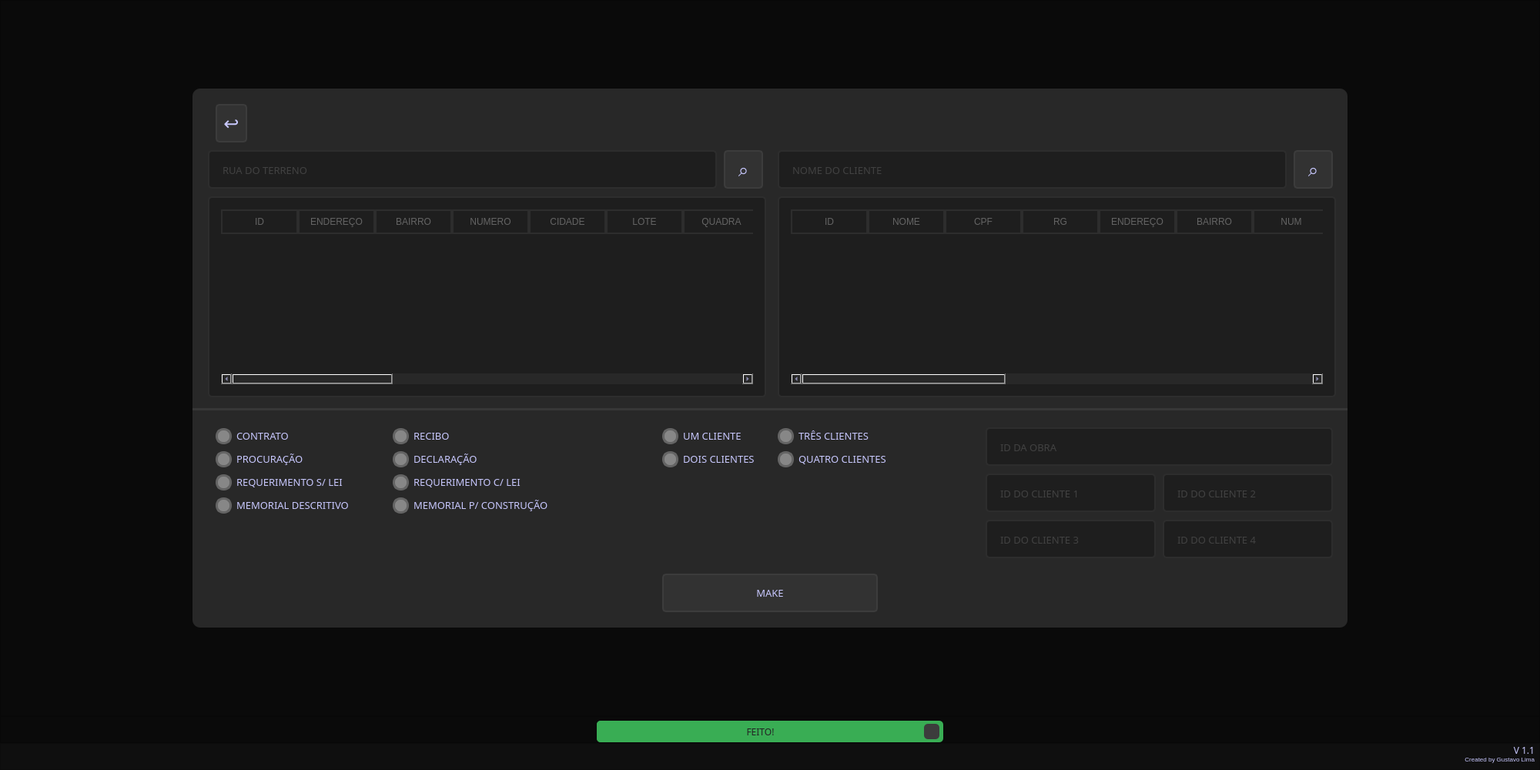
<?xml version="1.0" encoding="UTF-8"?>
<ui version="4.0">
 <class>MainWindow</class>
 <widget class="QMainWindow" name="MainWindow">
  <property name="geometry">
   <rect>
    <x>0</x>
    <y>0</y>
    <width>2000</width>
    <height>1000</height>
   </rect>
  </property>
  <property name="minimumSize">
   <size>
    <width>2000</width>
    <height>700</height>
   </size>
  </property>
  <property name="font">
   <font>
    <family>Quicksand</family>
   </font>
  </property>
  <property name="windowTitle">
   <string>Make Doc</string>
  </property>
  <property name="styleSheet">
   <string notr="true">color:rgb(200, 200, 255);
background-color: rgb(10, 10, 10);</string>
  </property>
  <widget class="QWidget" name="centralwidget">
   <layout class="QVBoxLayout" name="verticalLayout">
    <property name="spacing">
     <number>0</number>
    </property>
    <property name="leftMargin">
     <number>0</number>
    </property>
    <property name="topMargin">
     <number>0</number>
    </property>
    <property name="rightMargin">
     <number>0</number>
    </property>
    <property name="bottomMargin">
     <number>0</number>
    </property>
    <item>
     <widget class="QFrame" name="content">
      <property name="frameShape">
       <enum>QFrame::StyledPanel</enum>
      </property>
      <property name="frameShadow">
       <enum>QFrame::Raised</enum>
      </property>
      <layout class="QHBoxLayout" name="horizontalLayout">
       <item>
        <widget class="QFrame" name="makedoc_area">
         <property name="maximumSize">
          <size>
           <width>1500</width>
           <height>700</height>
          </size>
         </property>
         <property name="styleSheet">
          <string notr="true">background-color: rgb(40, 40, 40);
border-radius: 10px</string>
         </property>
         <property name="frameShape">
          <enum>QFrame::StyledPanel</enum>
         </property>
         <property name="frameShadow">
          <enum>QFrame::Raised</enum>
         </property>
         <widget class="QFrame" name="logo">
          <property name="geometry">
           <rect>
            <x>640</x>
            <y>0</y>
            <width>211</width>
            <height>90</height>
           </rect>
          </property>
          <property name="styleSheet">
           <string notr="true">background-image: url(:/Logo_yellow/Images/logorocha_360x90.png);
background-repeat: no-repeat;
background-position: center;
</string>
          </property>
          <property name="frameShape">
           <enum>QFrame::StyledPanel</enum>
          </property>
          <property name="frameShadow">
           <enum>QFrame::Raised</enum>
          </property>
         </widget>
         <widget class="QCheckBox" name="cbox_1cli">
          <property name="geometry">
           <rect>
            <x>610</x>
            <y>440</y>
            <width>211</width>
            <height>22</height>
           </rect>
          </property>
          <property name="font">
           <font>
            <family>Quicksand</family>
            <pointsize>10</pointsize>
           </font>
          </property>
          <property name="styleSheet">
           <string notr="true">QCheckBox::indicator{
	border: 3px solid rgb(100, 100, 100);
	width: 15px;
	height:15px;
	border-radius: 10px;
	background-color: rgb(135, 135, 135);
}
QCheckBox::indicator:checked{
	border: 3px solid rgb(195, 156, 0);
	background-color: rgb(255, 255, 127);
}</string>
          </property>
          <property name="text">
           <string>UM CLIENTE</string>
          </property>
         </widget>
         <widget class="QCheckBox" name="cbox_2cli">
          <property name="geometry">
           <rect>
            <x>610</x>
            <y>470</y>
            <width>211</width>
            <height>22</height>
           </rect>
          </property>
          <property name="font">
           <font>
            <family>Quicksand</family>
            <pointsize>10</pointsize>
           </font>
          </property>
          <property name="styleSheet">
           <string notr="true">QCheckBox::indicator{
	border: 3px solid rgb(100, 100, 100);
	width: 15px;
	height:15px;
	border-radius: 10px;
	background-color: rgb(135, 135, 135);
}
QCheckBox::indicator:checked{
	border: 3px solid rgb(195, 156, 0);
	background-color: rgb(255, 255, 127);
}</string>
          </property>
          <property name="text">
           <string>DOIS CLIENTES</string>
          </property>
         </widget>
         <widget class="QCheckBox" name="cbox_3cli">
          <property name="geometry">
           <rect>
            <x>760</x>
            <y>440</y>
            <width>211</width>
            <height>22</height>
           </rect>
          </property>
          <property name="font">
           <font>
            <family>Quicksand</family>
            <pointsize>10</pointsize>
           </font>
          </property>
          <property name="styleSheet">
           <string notr="true">QCheckBox::indicator{
	border: 3px solid rgb(100, 100, 100);
	width: 15px;
	height:15px;
	border-radius: 10px;
	background-color: rgb(135, 135, 135);
}
QCheckBox::indicator:checked{
	border: 3px solid rgb(195, 156, 0);
	background-color: rgb(255, 255, 127);
}</string>
          </property>
          <property name="text">
           <string>TRÊS CLIENTES</string>
          </property>
         </widget>
         <widget class="QCheckBox" name="cbox_4cli">
          <property name="geometry">
           <rect>
            <x>760</x>
            <y>470</y>
            <width>211</width>
            <height>22</height>
           </rect>
          </property>
          <property name="font">
           <font>
            <family>Quicksand</family>
            <pointsize>10</pointsize>
           </font>
          </property>
          <property name="styleSheet">
           <string notr="true">QCheckBox::indicator{
	border: 3px solid rgb(100, 100, 100);
	width: 15px;
	height:15px;
	border-radius: 10px;
	background-color: rgb(135, 135, 135);
}
QCheckBox::indicator:checked{
	border: 3px solid rgb(195, 156, 0);
	background-color: rgb(255, 255, 127);
}</string>
          </property>
          <property name="text">
           <string>QUATRO CLIENTES</string>
          </property>
         </widget>
         <widget class="QCheckBox" name="cbox_memorial">
          <property name="geometry">
           <rect>
            <x>30</x>
            <y>530</y>
            <width>231</width>
            <height>22</height>
           </rect>
          </property>
          <property name="font">
           <font>
            <family>Quicksand</family>
            <pointsize>10</pointsize>
           </font>
          </property>
          <property name="styleSheet">
           <string notr="true">QCheckBox::indicator{
	border: 3px solid rgb(100, 100, 100);
	width: 15px;
	height:15px;
	border-radius: 10px;
	background-color: rgb(135, 135, 135);
}
QCheckBox::indicator:checked{
	border: 3px solid rgb(195, 156, 0);
	background-color: rgb(255, 255, 127);
}</string>
          </property>
          <property name="text">
           <string>MEMORIAL DESCRITIVO</string>
          </property>
         </widget>
         <widget class="QLabel" name="line">
          <property name="geometry">
           <rect>
            <x>0</x>
            <y>415</y>
            <width>1511</width>
            <height>3</height>
           </rect>
          </property>
          <property name="styleSheet">
           <string notr="true">background-color: rgb(55, 55, 55);</string>
          </property>
          <property name="frameShape">
           <enum>QFrame::NoFrame</enum>
          </property>
          <property name="text">
           <string/>
          </property>
         </widget>
         <widget class="QCheckBox" name="cbox_memorialcontrucao">
          <property name="geometry">
           <rect>
            <x>260</x>
            <y>530</y>
            <width>411</width>
            <height>22</height>
           </rect>
          </property>
          <property name="font">
           <font>
            <family>Quicksand</family>
            <pointsize>10</pointsize>
           </font>
          </property>
          <property name="styleSheet">
           <string notr="true">QCheckBox::indicator{
	border: 3px solid rgb(100, 100, 100);
	width: 15px;
	height:15px;
	border-radius: 10px;
	background-color: rgb(135, 135, 135);
}
QCheckBox::indicator:checked{
	border: 3px solid rgb(195, 156, 0);
	background-color: rgb(255, 255, 127);
}</string>
          </property>
          <property name="text">
           <string>MEMORIAL P/ CONSTRUÇÃO</string>
          </property>
         </widget>
         <widget class="QCheckBox" name="cbox_procuracao">
          <property name="geometry">
           <rect>
            <x>30</x>
            <y>470</y>
            <width>211</width>
            <height>22</height>
           </rect>
          </property>
          <property name="font">
           <font>
            <family>Quicksand</family>
            <pointsize>10</pointsize>
           </font>
          </property>
          <property name="styleSheet">
           <string notr="true">QCheckBox::indicator{
	border: 3px solid rgb(100, 100, 100);
	width: 15px;
	height:15px;
	border-radius: 10px;
	background-color: rgb(135, 135, 135);
}
QCheckBox::indicator:checked{
	border: 3px solid rgb(195, 156, 0);
	background-color: rgb(255, 255, 127);
}</string>
          </property>
          <property name="text">
           <string>PROCURAÇÃO</string>
          </property>
         </widget>
         <widget class="QCheckBox" name="cbox_reqslei">
          <property name="geometry">
           <rect>
            <x>30</x>
            <y>500</y>
            <width>221</width>
            <height>22</height>
           </rect>
          </property>
          <property name="font">
           <font>
            <family>Quicksand</family>
            <pointsize>10</pointsize>
           </font>
          </property>
          <property name="styleSheet">
           <string notr="true">QCheckBox::indicator{
	border: 3px solid rgb(100, 100, 100);
	width: 15px;
	height:15px;
	border-radius: 10px;
	background-color: rgb(135, 135, 135);
}
QCheckBox::indicator:checked{
	border: 3px solid rgb(195, 156, 0);
	background-color: rgb(255, 255, 127);
}</string>
          </property>
          <property name="text">
           <string>REQUERIMENTO S/ LEI</string>
          </property>
         </widget>
         <widget class="QCheckBox" name="cbox_reqclei">
          <property name="geometry">
           <rect>
            <x>260</x>
            <y>500</y>
            <width>231</width>
            <height>22</height>
           </rect>
          </property>
          <property name="font">
           <font>
            <family>Quicksand</family>
            <pointsize>10</pointsize>
           </font>
          </property>
          <property name="styleSheet">
           <string notr="true">QCheckBox::indicator{
	border: 3px solid rgb(100, 100, 100);
	width: 15px;
	height:15px;
	border-radius: 10px;
	background-color: rgb(135, 135, 135);
}
QCheckBox::indicator:checked{
	border: 3px solid rgb(195, 156, 0);
	background-color: rgb(255, 255, 127);
}</string>
          </property>
          <property name="text">
           <string>REQUERIMENTO C/ LEI</string>
          </property>
         </widget>
         <widget class="QCheckBox" name="cbox_declaracao">
          <property name="geometry">
           <rect>
            <x>260</x>
            <y>470</y>
            <width>211</width>
            <height>22</height>
           </rect>
          </property>
          <property name="font">
           <font>
            <family>Quicksand</family>
            <pointsize>10</pointsize>
           </font>
          </property>
          <property name="styleSheet">
           <string notr="true">QCheckBox::indicator{
	border: 3px solid rgb(100, 100, 100);
	width: 15px;
	height:15px;
	border-radius: 10px;
	background-color: rgb(135, 135, 135);
}
QCheckBox::indicator:checked{
	border: 3px solid rgb(195, 156, 0);
	background-color: rgb(255, 255, 127);
}</string>
          </property>
          <property name="text">
           <string>DECLARAÇÃO</string>
          </property>
         </widget>
         <widget class="QCheckBox" name="cbox_contrato">
          <property name="geometry">
           <rect>
            <x>30</x>
            <y>440</y>
            <width>211</width>
            <height>22</height>
           </rect>
          </property>
          <property name="font">
           <font>
            <family>Quicksand</family>
            <pointsize>10</pointsize>
           </font>
          </property>
          <property name="styleSheet">
           <string notr="true">QCheckBox::indicator{
	border: 3px solid rgb(100, 100, 100);
	width: 15px;
	height:15px;
	border-radius: 10px;
	background-color: rgb(135, 135, 135);
}
QCheckBox::indicator:checked{
	border: 3px solid rgb(195, 156, 0);
	background-color: rgb(255, 255, 127);
}</string>
          </property>
          <property name="text">
           <string>CONTRATO</string>
          </property>
         </widget>
         <widget class="QCheckBox" name="cbox_recibo">
          <property name="geometry">
           <rect>
            <x>260</x>
            <y>440</y>
            <width>211</width>
            <height>22</height>
           </rect>
          </property>
          <property name="font">
           <font>
            <family>Quicksand</family>
            <pointsize>10</pointsize>
           </font>
          </property>
          <property name="styleSheet">
           <string notr="true">QCheckBox::indicator{
	border: 3px solid rgb(100, 100, 100);
	width: 15px;
	height:15px;
	border-radius: 10px;
	background-color: rgb(135, 135, 135);
}
QCheckBox::indicator:checked{
	border: 3px solid rgb(195, 156, 0);
	background-color: rgb(255, 255, 127);
}</string>
          </property>
          <property name="text">
           <string>RECIBO</string>
          </property>
         </widget>
         <widget class="QPushButton" name="btn_make">
          <property name="geometry">
           <rect>
            <x>610</x>
            <y>630</y>
            <width>280</width>
            <height>50</height>
           </rect>
          </property>
          <property name="font">
           <font>
            <family>Quicksand</family>
            <pointsize>10</pointsize>
           </font>
          </property>
          <property name="styleSheet">
           <string notr="true">QPushButton{
	background-color:rgb(50, 50, 50);
	border:2px solid rgb(60, 60, 60);
	border-radius:5px;
}
QPushButton:hover{
	background-color:rgb(60, 60, 60);
	border: 2px solid rgb(70, 70, 70);
}
QPushButton:pressed{
	background-color:rgb(250, 230, 0);
	border: 2px solid rgb(255, 165, 24);
	color: rgb(35, 35, 35);
}</string>
          </property>
          <property name="text">
           <string>MAKE</string>
          </property>
         </widget>
         <widget class="QPushButton" name="btn_return">
          <property name="geometry">
           <rect>
            <x>30</x>
            <y>20</y>
            <width>41</width>
            <height>50</height>
           </rect>
          </property>
          <property name="font">
           <font>
            <family>Quicksand</family>
            <pointsize>18</pointsize>
           </font>
          </property>
          <property name="styleSheet">
           <string notr="true">QPushButton{
	background-color:rgb(50, 50, 50);
	border:2px solid rgb(60, 60, 60);
	border-radius:5px;
}
QPushButton:hover{
	background-color:rgb(60, 60, 60);
	border: 2px solid rgb(70, 70, 70);
}
QPushButton:pressed{
	background-color:rgb(250, 230, 0);
	border: 2px solid rgb(255, 165, 24);
	color: rgb(35, 35, 35);
}</string>
          </property>
          <property name="text">
           <string>↩</string>
          </property>
         </widget>
         <widget class="QTableWidget" name="tabWid_obra">
          <property name="geometry">
           <rect>
            <x>20</x>
            <y>140</y>
            <width>725</width>
            <height>261</height>
           </rect>
          </property>
          <property name="styleSheet">
           <string notr="true">QTableWidget{
	border: 2px solid rgb(45, 45, 45);
	border-radius: 5px;
	padding: 15px;
	background-color: rgb(30, 30, 30);
	color: rgb(100, 100, 100);
}
QTableWidget:hover{
	border: 2px solid rgb(55, 55, 55);
}
QTableWidget:focus{
	border: 2px solid rgb(255, 207, 0);
	color: rgb(200, 200, 200);
}
QTableWidget:pressed{
	background-color:rgb(250, 230, 0);
	border: 2px solid rgb(255, 165, 24);
	color: rgb(35, 35, 35);
}
QHeaderView::section {
    background-color: rgb(30, 30, 30);
    padding: 5px;
    border: 2px solid rgb(45, 45, 45);
	color: rgb(100, 100, 100);
}

QTableWidget {
    gridline-color: rgb(255, 165, 24);
}

QTableWidget QTableCornerButton {
    background-color: rgb(30, 30, 30); 
}

QTableWidget QTableCornerButton::section {
    background-color: rgb(30, 30, 30);
}
</string>
          </property>
          <column>
           <property name="text">
            <string>ID</string>
           </property>
          </column>
          <column>
           <property name="text">
            <string>ENDEREÇO</string>
           </property>
          </column>
          <column>
           <property name="text">
            <string>BAIRRO</string>
           </property>
          </column>
          <column>
           <property name="text">
            <string>NUMERO</string>
           </property>
          </column>
          <column>
           <property name="text">
            <string>CIDADE</string>
           </property>
          </column>
          <column>
           <property name="text">
            <string>LOTE</string>
           </property>
          </column>
          <column>
           <property name="text">
            <string>QUADRA</string>
           </property>
          </column>
          <column>
           <property name="text">
            <string>QUARTEIRÃO</string>
           </property>
          </column>
          <column>
           <property name="text">
            <string>TIPO</string>
           </property>
          </column>
          <column>
           <property name="text">
            <string>AREA</string>
           </property>
          </column>
          <column>
           <property name="text">
            <string>ART</string>
           </property>
          </column>
          <column>
           <property name="text">
            <string>VALOR PARCELA</string>
           </property>
          </column>
          <column>
           <property name="text">
            <string>QUANT PARCELA</string>
           </property>
          </column>
          <column>
           <property name="text">
            <string>DATA CONTRATO</string>
           </property>
          </column>
          <column>
           <property name="text">
            <string>VALOR VISITA</string>
           </property>
          </column>
          <column>
           <property name="text">
            <string>ID CLIENTE 1</string>
           </property>
          </column>
          <column>
           <property name="text">
            <string>ID CLIENTE 2</string>
           </property>
          </column>
          <column>
           <property name="text">
            <string>ID CLIENTE 3</string>
           </property>
          </column>
          <column>
           <property name="text">
            <string>ID CLIENTE 4</string>
           </property>
          </column>
         </widget>
         <widget class="QTableWidget" name="tabWid_cli">
          <property name="geometry">
           <rect>
            <x>760</x>
            <y>140</y>
            <width>725</width>
            <height>261</height>
           </rect>
          </property>
          <property name="styleSheet">
           <string notr="true">QTableWidget{
	border: 2px solid rgb(45, 45, 45);
	border-radius: 5px;
	padding: 15px;
	background-color: rgb(30, 30, 30);
	color: rgb(100, 100, 100);
}
QTableWidget:hover{
	border: 2px solid rgb(55, 55, 55);
}
QTableWidget:focus{
	border: 2px solid rgb(255, 207, 0);
	color: rgb(200, 200, 200);
}
QTableWidget:pressed{
	background-color:rgb(250, 230, 0);
	border: 2px solid rgb(255, 165, 24);
	color: rgb(35, 35, 35);
}
QHeaderView::section {
    background-color: rgb(30, 30, 30);
    padding: 5px;
    border: 2px solid rgb(45, 45, 45);
	color: rgb(100, 100, 100);
}

QTableWidget {
    gridline-color: rgb(255, 165, 24);
}

QTableWidget QTableCornerButton {
    background-color: rgb(30, 30, 30); 
}

QTableWidget QTableCornerButton::section {
    background-color: rgb(30, 30, 30);
}
</string>
          </property>
          <column>
           <property name="text">
            <string>ID</string>
           </property>
          </column>
          <column>
           <property name="text">
            <string>NOME</string>
           </property>
          </column>
          <column>
           <property name="text">
            <string>CPF</string>
           </property>
          </column>
          <column>
           <property name="text">
            <string>RG</string>
           </property>
          </column>
          <column>
           <property name="text">
            <string>ENDEREÇO</string>
           </property>
          </column>
          <column>
           <property name="text">
            <string>BAIRRO</string>
           </property>
          </column>
          <column>
           <property name="text">
            <string>NUM</string>
           </property>
          </column>
          <column>
           <property name="text">
            <string>CIDADE</string>
           </property>
          </column>
          <column>
           <property name="text">
            <string>ESTADO</string>
           </property>
          </column>
          <column>
           <property name="text">
            <string>CEP</string>
           </property>
          </column>
          <column>
           <property name="text">
            <string>NACIONALIDADE</string>
           </property>
          </column>
          <column>
           <property name="text">
            <string>PROFISSÃO</string>
           </property>
          </column>
          <column>
           <property name="text">
            <string>ESTADO CIVIL</string>
           </property>
          </column>
          <column>
           <property name="text">
            <string>CELULAR</string>
           </property>
          </column>
          <column>
           <property name="text">
            <string>EMAIL</string>
           </property>
          </column>
         </widget>
         <widget class="QLineEdit" name="txt_searchrua">
          <property name="geometry">
           <rect>
            <x>20</x>
            <y>80</y>
            <width>661</width>
            <height>50</height>
           </rect>
          </property>
          <property name="font">
           <font>
            <family>Quicksand</family>
            <pointsize>10</pointsize>
           </font>
          </property>
          <property name="styleSheet">
           <string notr="true">QLineEdit{
	border: 2px solid rgb(45, 45, 45);
	border-radius: 5px;
	padding: 15px;
	background-color: rgb(30, 30, 30);
	color: rgb(100, 100, 100);
}
QLineEdit:hover{
	border: 2px solid rgb(55, 55, 55);
}
QLineEdit:focus{
	border: 2px solid rgb(255, 207, 0);
	color: rgb(200, 200, 200);
}</string>
          </property>
          <property name="maxLength">
           <number>32</number>
          </property>
          <property name="placeholderText">
           <string>RUA DO TERRENO</string>
          </property>
         </widget>
         <widget class="QPushButton" name="btn_search">
          <property name="geometry">
           <rect>
            <x>690</x>
            <y>80</y>
            <width>51</width>
            <height>50</height>
           </rect>
          </property>
          <property name="font">
           <font>
            <family>Quicksand</family>
            <pointsize>18</pointsize>
           </font>
          </property>
          <property name="styleSheet">
           <string notr="true">QPushButton{
	background-color:rgb(50, 50, 50);
	border:2px solid rgb(60, 60, 60);
	border-radius:5px;
}
QPushButton:hover{
	background-color:rgb(60, 60, 60);
	border: 2px solid rgb(70, 70, 70);
}
QPushButton:pressed{
	background-color:rgb(250, 230, 0);
	border: 2px solid rgb(255, 165, 24);
	color: rgb(35, 35, 35);
}</string>
          </property>
          <property name="text">
           <string>⌕</string>
          </property>
         </widget>
         <widget class="QPushButton" name="btn_search_2">
          <property name="geometry">
           <rect>
            <x>1430</x>
            <y>80</y>
            <width>51</width>
            <height>50</height>
           </rect>
          </property>
          <property name="font">
           <font>
            <family>Quicksand</family>
            <pointsize>18</pointsize>
           </font>
          </property>
          <property name="styleSheet">
           <string notr="true">QPushButton{
	background-color:rgb(50, 50, 50);
	border:2px solid rgb(60, 60, 60);
	border-radius:5px;
}
QPushButton:hover{
	background-color:rgb(60, 60, 60);
	border: 2px solid rgb(70, 70, 70);
}
QPushButton:pressed{
	background-color:rgb(250, 230, 0);
	border: 2px solid rgb(255, 165, 24);
	color: rgb(35, 35, 35);
}</string>
          </property>
          <property name="text">
           <string>⌕</string>
          </property>
         </widget>
         <widget class="QLineEdit" name="txt_searchnome">
          <property name="geometry">
           <rect>
            <x>760</x>
            <y>80</y>
            <width>661</width>
            <height>50</height>
           </rect>
          </property>
          <property name="font">
           <font>
            <family>Quicksand</family>
            <pointsize>10</pointsize>
           </font>
          </property>
          <property name="styleSheet">
           <string notr="true">QLineEdit{
	border: 2px solid rgb(45, 45, 45);
	border-radius: 5px;
	padding: 15px;
	background-color: rgb(30, 30, 30);
	color: rgb(100, 100, 100);
}
QLineEdit:hover{
	border: 2px solid rgb(55, 55, 55);
}
QLineEdit:focus{
	border: 2px solid rgb(255, 207, 0);
	color: rgb(200, 200, 200);
}</string>
          </property>
          <property name="maxLength">
           <number>32</number>
          </property>
          <property name="placeholderText">
           <string>NOME DO CLIENTE</string>
          </property>
         </widget>
         <widget class="QLineEdit" name="txt_idobra">
          <property name="geometry">
           <rect>
            <x>1030</x>
            <y>440</y>
            <width>451</width>
            <height>50</height>
           </rect>
          </property>
          <property name="font">
           <font>
            <family>Quicksand</family>
            <pointsize>10</pointsize>
           </font>
          </property>
          <property name="styleSheet">
           <string notr="true">QLineEdit{
	border: 2px solid rgb(45, 45, 45);
	border-radius: 5px;
	padding: 15px;
	background-color: rgb(30, 30, 30);
	color: rgb(100, 100, 100);
}
QLineEdit:hover{
	border: 2px solid rgb(55, 55, 55);
}
QLineEdit:focus{
	border: 2px solid rgb(255, 207, 0);
	color: rgb(200, 200, 200);
}</string>
          </property>
          <property name="maxLength">
           <number>32</number>
          </property>
          <property name="placeholderText">
           <string>ID DA OBRA</string>
          </property>
         </widget>
         <widget class="QLineEdit" name="txt_idcli1">
          <property name="geometry">
           <rect>
            <x>1030</x>
            <y>500</y>
            <width>221</width>
            <height>50</height>
           </rect>
          </property>
          <property name="font">
           <font>
            <family>Quicksand</family>
            <pointsize>10</pointsize>
           </font>
          </property>
          <property name="styleSheet">
           <string notr="true">QLineEdit{
	border: 2px solid rgb(45, 45, 45);
	border-radius: 5px;
	padding: 15px;
	background-color: rgb(30, 30, 30);
	color: rgb(100, 100, 100);
}
QLineEdit:hover{
	border: 2px solid rgb(55, 55, 55);
}
QLineEdit:focus{
	border: 2px solid rgb(255, 207, 0);
	color: rgb(200, 200, 200);
}</string>
          </property>
          <property name="maxLength">
           <number>32</number>
          </property>
          <property name="placeholderText">
           <string>ID DO CLIENTE 1</string>
          </property>
         </widget>
         <widget class="QLineEdit" name="txt_idcli2">
          <property name="geometry">
           <rect>
            <x>1260</x>
            <y>500</y>
            <width>221</width>
            <height>50</height>
           </rect>
          </property>
          <property name="font">
           <font>
            <family>Quicksand</family>
            <pointsize>10</pointsize>
           </font>
          </property>
          <property name="styleSheet">
           <string notr="true">QLineEdit{
	border: 2px solid rgb(45, 45, 45);
	border-radius: 5px;
	padding: 15px;
	background-color: rgb(30, 30, 30);
	color: rgb(100, 100, 100);
}
QLineEdit:hover{
	border: 2px solid rgb(55, 55, 55);
}
QLineEdit:focus{
	border: 2px solid rgb(255, 207, 0);
	color: rgb(200, 200, 200);
}</string>
          </property>
          <property name="maxLength">
           <number>32</number>
          </property>
          <property name="placeholderText">
           <string>ID DO CLIENTE 2</string>
          </property>
         </widget>
         <widget class="QLineEdit" name="txt_idcli3">
          <property name="geometry">
           <rect>
            <x>1030</x>
            <y>560</y>
            <width>221</width>
            <height>50</height>
           </rect>
          </property>
          <property name="font">
           <font>
            <family>Quicksand</family>
            <pointsize>10</pointsize>
           </font>
          </property>
          <property name="styleSheet">
           <string notr="true">QLineEdit{
	border: 2px solid rgb(45, 45, 45);
	border-radius: 5px;
	padding: 15px;
	background-color: rgb(30, 30, 30);
	color: rgb(100, 100, 100);
}
QLineEdit:hover{
	border: 2px solid rgb(55, 55, 55);
}
QLineEdit:focus{
	border: 2px solid rgb(255, 207, 0);
	color: rgb(200, 200, 200);
}</string>
          </property>
          <property name="maxLength">
           <number>32</number>
          </property>
          <property name="placeholderText">
           <string>ID DO CLIENTE 3</string>
          </property>
         </widget>
         <widget class="QLineEdit" name="txt_idcli4">
          <property name="geometry">
           <rect>
            <x>1260</x>
            <y>560</y>
            <width>221</width>
            <height>50</height>
           </rect>
          </property>
          <property name="font">
           <font>
            <family>Quicksand</family>
            <pointsize>10</pointsize>
           </font>
          </property>
          <property name="styleSheet">
           <string notr="true">QLineEdit{
	border: 2px solid rgb(45, 45, 45);
	border-radius: 5px;
	padding: 15px;
	background-color: rgb(30, 30, 30);
	color: rgb(100, 100, 100);
}
QLineEdit:hover{
	border: 2px solid rgb(55, 55, 55);
}
QLineEdit:focus{
	border: 2px solid rgb(255, 207, 0);
	color: rgb(200, 200, 200);
}</string>
          </property>
          <property name="maxLength">
           <number>32</number>
          </property>
          <property name="placeholderText">
           <string>ID DO CLIENTE 4</string>
          </property>
         </widget>
        </widget>
       </item>
      </layout>
     </widget>
    </item>
    <item>
     <widget class="QFrame" name="top_bar">
      <property name="maximumSize">
       <size>
        <width>16777215</width>
        <height>35</height>
       </size>
      </property>
      <property name="styleSheet">
       <string notr="true"/>
      </property>
      <property name="frameShape">
       <enum>QFrame::StyledPanel</enum>
      </property>
      <property name="frameShadow">
       <enum>QFrame::Raised</enum>
      </property>
      <layout class="QHBoxLayout" name="horizontalLayout_2">
       <property name="spacing">
        <number>0</number>
       </property>
       <property name="leftMargin">
        <number>0</number>
       </property>
       <property name="topMargin">
        <number>5</number>
       </property>
       <property name="rightMargin">
        <number>0</number>
       </property>
       <property name="bottomMargin">
        <number>0</number>
       </property>
       <item>
        <widget class="QFrame" name="frame_popup">
         <property name="maximumSize">
          <size>
           <width>450</width>
           <height>16777215</height>
          </size>
         </property>
         <property name="styleSheet">
          <string notr="true">background-color: rgb(57, 173, 84);
border-radius:5px;</string>
         </property>
         <property name="frameShape">
          <enum>QFrame::StyledPanel</enum>
         </property>
         <property name="frameShadow">
          <enum>QFrame::Raised</enum>
         </property>
         <layout class="QHBoxLayout" name="horizontalLayout_3">
          <property name="spacing">
           <number>0</number>
          </property>
          <property name="leftMargin">
           <number>0</number>
          </property>
          <property name="topMargin">
           <number>0</number>
          </property>
          <property name="rightMargin">
           <number>5</number>
          </property>
          <property name="bottomMargin">
           <number>0</number>
          </property>
          <item>
           <widget class="QLabel" name="lbl_popup">
            <property name="font">
             <font>
              <family>Quicksand</family>
             </font>
            </property>
            <property name="styleSheet">
             <string notr="true">color: rgb(35, 35, 35);</string>
            </property>
            <property name="text">
             <string>FEITO!</string>
            </property>
            <property name="alignment">
             <set>Qt::AlignCenter</set>
            </property>
           </widget>
          </item>
          <item>
           <widget class="QPushButton" name="pushButton">
            <property name="maximumSize">
             <size>
              <width>20</width>
              <height>20</height>
             </size>
            </property>
            <property name="styleSheet">
             <string notr="true">QPushButton{
	border-radius: 5px;
	background-image: url(:/Close_Image/Images/cil-x.png);
	background-position:center;
	
	background-color: rgb(60, 60, 60);
}
QPushButton:hover{
	background-color: rgb(50, 50, 50);
	color: rgb(255, 255, 127);
}
QPushButton:pressed{
	background-color: rgb(35, 35, 35);
	color: rgb(255, 255, 127);
}</string>
            </property>
            <property name="text">
             <string/>
            </property>
           </widget>
          </item>
         </layout>
        </widget>
       </item>
      </layout>
     </widget>
    </item>
    <item>
     <widget class="QFrame" name="bottom">
      <property name="maximumSize">
       <size>
        <width>16777215</width>
        <height>35</height>
       </size>
      </property>
      <property name="styleSheet">
       <string notr="true">background-color: rgb(15, 15, 15);</string>
      </property>
      <property name="frameShape">
       <enum>QFrame::StyledPanel</enum>
      </property>
      <property name="frameShadow">
       <enum>QFrame::Raised</enum>
      </property>
      <layout class="QVBoxLayout" name="verticalLayout_2">
       <property name="spacing">
        <number>0</number>
       </property>
       <property name="leftMargin">
        <number>0</number>
       </property>
       <property name="topMargin">
        <number>0</number>
       </property>
       <property name="rightMargin">
        <number>6</number>
       </property>
       <property name="bottomMargin">
        <number>1</number>
       </property>
       <item>
        <widget class="QLabel" name="lbl_version">
         <property name="font">
          <font>
           <family>Quicksand</family>
          </font>
         </property>
         <property name="text">
          <string>V 1.1</string>
         </property>
         <property name="alignment">
          <set>Qt::AlignRight|Qt::AlignTrailing|Qt::AlignVCenter</set>
         </property>
        </widget>
       </item>
       <item>
        <widget class="QLabel" name="label">
         <property name="text">
          <string>&lt;html&gt;&lt;head/&gt;&lt;body&gt;&lt;p&gt;&lt;span style=&quot; vertical-align:super;&quot;&gt;Created by Gustavo Lima&lt;/span&gt;&lt;/p&gt;&lt;/body&gt;&lt;/html&gt;</string>
         </property>
         <property name="alignment">
          <set>Qt::AlignRight|Qt::AlignTrailing|Qt::AlignVCenter</set>
         </property>
        </widget>
       </item>
      </layout>
     </widget>
    </item>
   </layout>
  </widget>
 </widget>
 <resources>
  <include location="file_rc.qrc"/>
 </resources>
 <connections/>
</ui>
